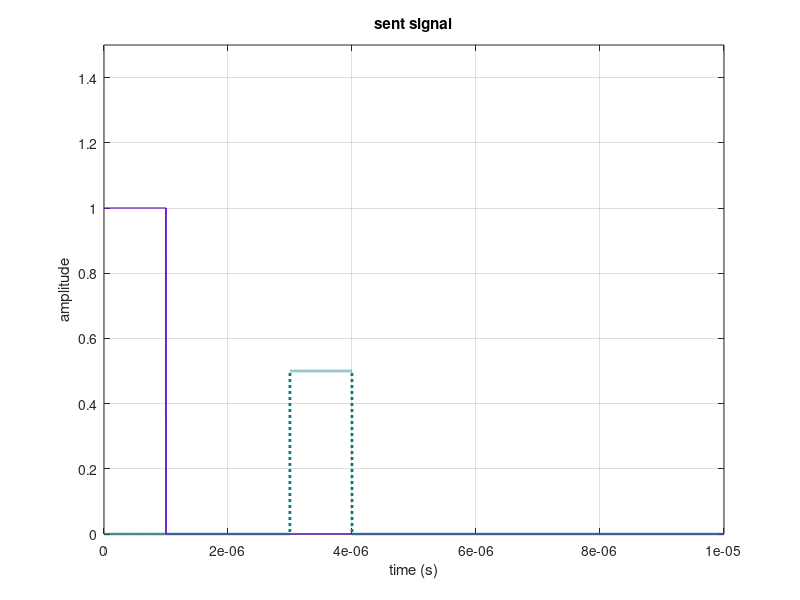
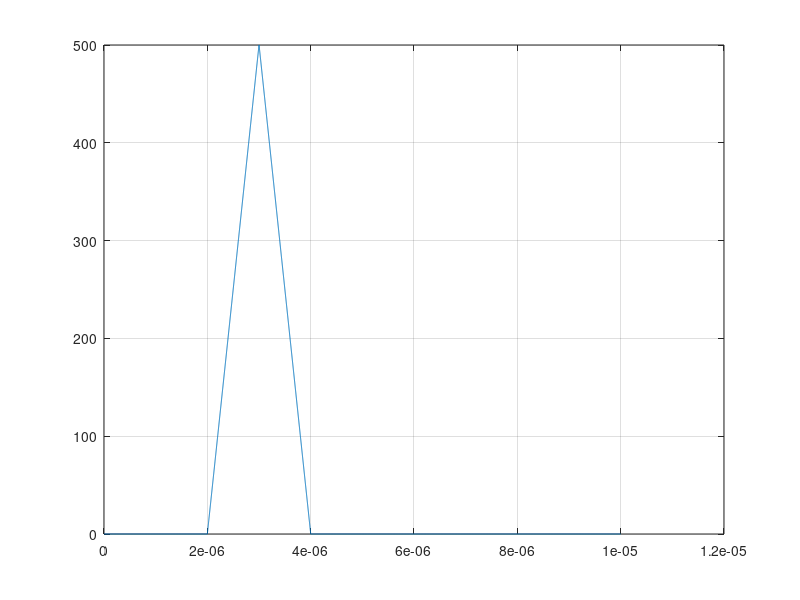

MATLAB code for these plots, in order:
ts = 1e-9;
T = 1e-5; 
tau = 1e-6;

signalWidth = tau/ts;


t = 0:ts:T;
sent_signal = zeros(1,length(t));
sent_signal(1:signalWidth) = 1;

figure(1);
plot(t, sent_signal, 'color', [101,11,200]/255,'LineWidth',1.3);

title('sent signal');
xlabel('time (s)');
ylabel('amplitude');

xlim([0,T]);
ylim([0, 1.5]);
grid on;
hold on;

trs = 3e-6; %the time that our detector receives the signal
alfa = 0.5;
res_signal = zeros(1,length(t));
res_signal( trs/ts : trs/ts + signalWidth) = alfa;

plot(t, res_signal,':', 'color', [0,128,128]/255,'LineWidth',2);

conv = zeros(1,10001);
for i = 1:length(t)-signalWidth
    conv(i) = sum((sent_signal(:) .* res_signal(:)));
    sent_signal = zeros(1,length(t));
    sent_signal(i:i+signalWidth-1) = 1;
end

figure(2);
plot(t,conv);
grid on;
